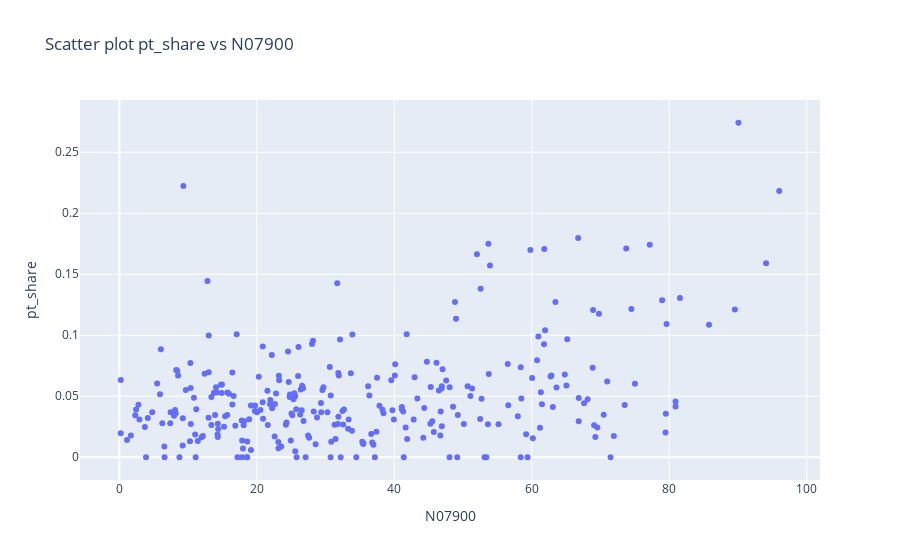
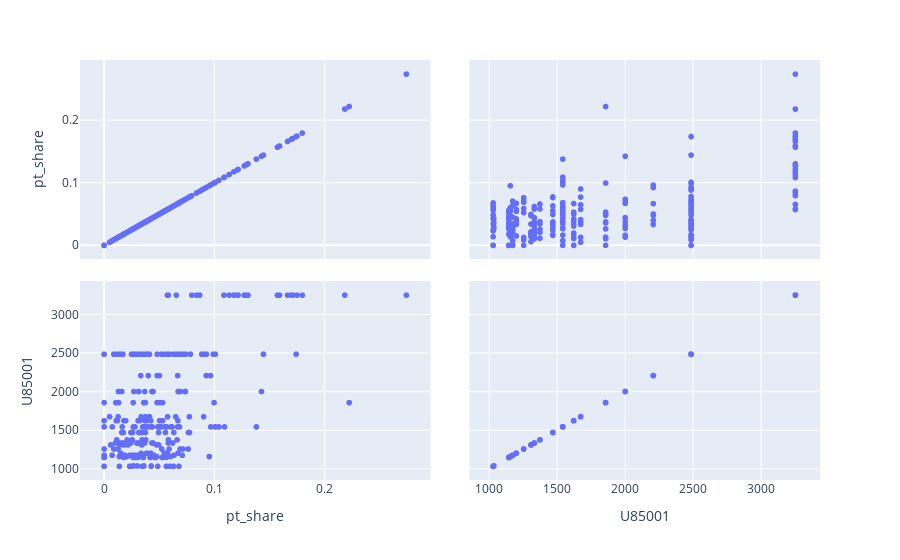

The cell these charts' notebook holds for them, in order:
### Markdown cell above
**B) Regressionsanalys**
Låt variabeln pt_share (andelen i procent av resorna som sker med kollektivtrafik) vara svarsvariabeln (Y). Välj ut åtta indikatorer du tror att Y kan bero på. Ta även med en dummyvariabel, till exempel kommungrupp. Se länken ovan om Categorical variables. För att välja ut ett subset av kolumnerna i en pandas-tabell använd filter (kolumnnamnen är bara exempel)

### Code cell
#gör ett subset av datframen med de valda variablerna 

df_subset = df.filter(["pt_share", "U85001", "U85421", "N00914", "N07900", "U1803", "N02937", "U85002","N00905"], axis=1)

#Gör en scatterplot där du plottar Y mot förklaringsvariabeln du valde i A. 
fig = px.scatter(df, x="N07900", y="pt_share", title="Scatter plot pt_share vs N07900")
fig.show()
# Gör även en scatterplot-matris för parvis analys av beroendet mellan förklaringsvariablerna. Analysera hur beroendet ser ut.
fig = px.scatter_matrix(df_subset, dimensions=["pt_share", "U85001"])
fig.show() 
# Funktionen scatter_matrix sköter plottandet:


fig = px.scatter_matrix(df_subset, dimensions=["pt_share", "U85001", "U85421", "N00914", "N07900", "U1803", "N02937", "U85002","N00905"])
fig.show()

### Figure 1 — Plotly figure (JSON) as saved in the notebook; plotly's stock layout.template omitted (floating-point values rounded to 4 significant figures; data arrays with more than 128 entries replaced by an {"elided": "..."} marker saying what was removed)
{"data": [{"hovertemplate": "N07900=%{x}<br>pt_share=%{y}<extra></extra>", "legendgroup": "", "marker": {"color": "#636efa", "symbol": "circle"}, "mode": "markers", "name": "", "orientation": "v", "showlegend": false, "type": "scatter", "x": {"elided": "290 float values"}, "xaxis": "x", "y": {"elided": "290 float values"}, "yaxis": "y"}], "layout": {"legend": {"tracegroupgap": 0}, "title": {"text": "Scatter plot pt_share vs N07900"}, "xaxis": {"anchor": "y", "domain": [0, 1], "title": {"text": "N07900"}}, "yaxis": {"anchor": "x", "domain": [0, 1], "title": {"text": "pt_share"}}}}

### Figure 2 — Plotly figure (JSON) as saved in the notebook; plotly's stock layout.template omitted (floating-point values rounded to 4 significant figures; data arrays with more than 128 entries replaced by an {"elided": "..."} marker saying what was removed)
{"data": [{"dimensions": [{"axis": {"matches": true}, "label": "pt_share", "values": {"elided": "290 float values"}}, {"axis": {"matches": true}, "label": "U85001", "values": {"elided": "290 float values"}}], "hovertemplate": "%{xaxis.title.text}=%{x}<br>%{yaxis.title.text}=%{y}<extra></extra>", "legendgroup": "", "marker": {"color": "#636efa", "symbol": "circle"}, "name": "", "showlegend": false, "type": "splom"}], "layout": {"dragmode": "select", "legend": {"tracegroupgap": 0}, "margin": {"t": 60}}}
